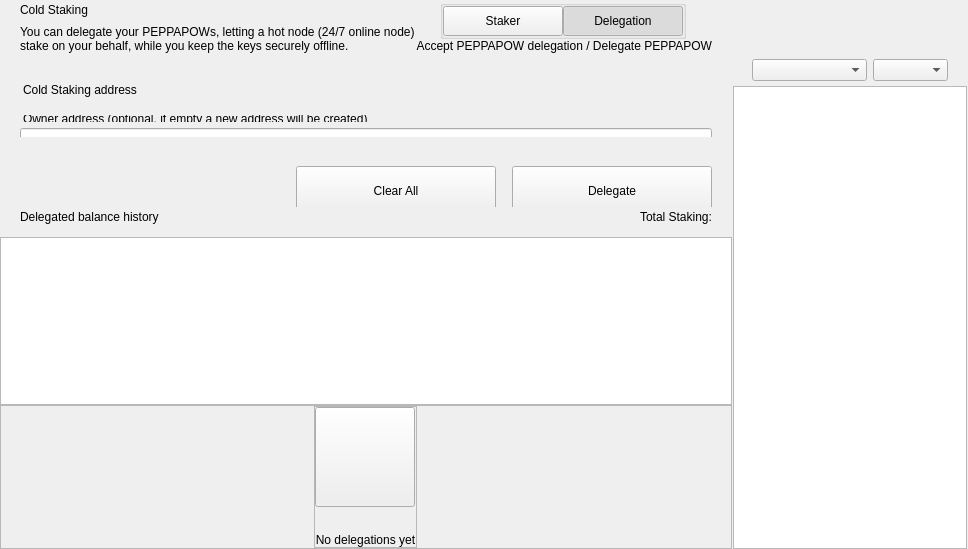
<?xml version="1.0" encoding="UTF-8"?>
<ui version="4.0">
 <class>ColdStakingWidget</class>
 <widget class="QWidget" name="ColdStakingWidget">
  <property name="geometry">
   <rect>
    <x>0</x>
    <y>0</y>
    <width>629</width>
    <height>549</height>
   </rect>
  </property>
  <property name="windowTitle">
   <string>Form</string>
  </property>
  <layout class="QHBoxLayout" name="horizontalLayout_1" stretch="2,1">
   <property name="spacing">
    <number>0</number>
   </property>
   <property name="leftMargin">
    <number>0</number>
   </property>
   <property name="topMargin">
    <number>0</number>
   </property>
   <property name="rightMargin">
    <number>0</number>
   </property>
   <property name="bottomMargin">
    <number>0</number>
   </property>
   <item>
    <widget class="QWidget" name="left" native="true">
     <layout class="QVBoxLayout" name="verticalLayout_3">
      <property name="leftMargin">
       <number>0</number>
      </property>
      <property name="topMargin">
       <number>0</number>
      </property>
      <property name="rightMargin">
       <number>0</number>
      </property>
      <property name="bottomMargin">
       <number>0</number>
      </property>
      <item>
       <layout class="QVBoxLayout" name="verticalLayout_2">
        <property name="spacing">
         <number>0</number>
        </property>
        <item>
         <layout class="QVBoxLayout" name="verticalLayoutTop">
          <property name="spacing">
           <number>0</number>
          </property>
          <property name="leftMargin">
           <number>0</number>
          </property>
          <property name="rightMargin">
           <number>0</number>
          </property>
          <item>
           <widget class="QWidget" name="containerTitle" native="true">
            <property name="sizePolicy">
             <sizepolicy hsizetype="Preferred" vsizetype="Minimum">
              <horstretch>0</horstretch>
              <verstretch>0</verstretch>
             </sizepolicy>
            </property>
            <property name="maximumSize">
             <size>
              <width>16777215</width>
              <height>100</height>
             </size>
            </property>
            <layout class="QHBoxLayout" name="containerTitleLayout">
             <property name="spacing">
              <number>0</number>
             </property>
             <property name="leftMargin">
              <number>20</number>
             </property>
             <property name="topMargin">
              <number>0</number>
             </property>
             <property name="rightMargin">
              <number>20</number>
             </property>
             <property name="bottomMargin">
              <number>0</number>
             </property>
             <item>
              <layout class="QVBoxLayout" name="verticalLayout11">
               <property name="spacing">
                <number>5</number>
               </property>
               <item>
                <widget class="QLabel" name="labelTitle">
                 <property name="text">
                  <string>Cold Staking</string>
                 </property>
                </widget>
               </item>
               <item>
                <widget class="QLabel" name="labelSubtitle1">
                 <property name="maximumSize">
                  <size>
                   <width>16777215</width>
                   <height>16777215</height>
                  </size>
                 </property>
                 <property name="text">
                  <string>You can delegate your PEPPAPOWs, letting a hot node (24/7 online node)
stake on your behalf, while you keep the keys securely offline.</string>
                 </property>
                </widget>
               </item>
              </layout>
             </item>
             <item>
              <spacer name="horizontalSpacer">
               <property name="orientation">
                <enum>Qt::Horizontal</enum>
               </property>
               <property name="sizeHint" stdset="0">
                <size>
                 <width>40</width>
                 <height>20</height>
                </size>
               </property>
              </spacer>
             </item>
             <item>
              <widget class="QWidget" name="containerViewPrivacyChecks" native="true">
               <layout class="QVBoxLayout" name="containerPrivacyChecks">
                <property name="spacing">
                 <number>0</number>
                </property>
                <property name="leftMargin">
                 <number>0</number>
                </property>
                <property name="topMargin">
                 <number>0</number>
                </property>
                <property name="rightMargin">
                 <number>0</number>
                </property>
                <property name="bottomMargin">
                 <number>0</number>
                </property>
                <item alignment="Qt::AlignHCenter|Qt::AlignVCenter">
                 <widget class="QGroupBox" name="groupBox">
                  <property name="title">
                   <string/>
                  </property>
                  <layout class="QHBoxLayout" name="horizontalLayout_2_1">
                   <property name="spacing">
                    <number>0</number>
                   </property>
                   <property name="leftMargin">
                    <number>0</number>
                   </property>
                   <property name="topMargin">
                    <number>0</number>
                   </property>
                   <property name="rightMargin">
                    <number>0</number>
                   </property>
                   <property name="bottomMargin">
                    <number>0</number>
                   </property>
                   <item>
                    <widget class="QPushButton" name="pushLeft">
                     <property name="minimumSize">
                      <size>
                       <width>120</width>
                       <height>30</height>
                      </size>
                     </property>
                     <property name="maximumSize">
                      <size>
                       <width>120</width>
                       <height>30</height>
                      </size>
                     </property>
                     <property name="focusPolicy">
                      <enum>Qt::NoFocus</enum>
                     </property>
                     <property name="text">
                      <string>Staker</string>
                     </property>
                     <property name="checkable">
                      <bool>true</bool>
                     </property>
                     <property name="autoExclusive">
                      <bool>true</bool>
                     </property>
                    </widget>
                   </item>
                   <item>
                    <widget class="QPushButton" name="pushRight">
                     <property name="minimumSize">
                      <size>
                       <width>120</width>
                       <height>30</height>
                      </size>
                     </property>
                     <property name="maximumSize">
                      <size>
                       <width>120</width>
                       <height>30</height>
                      </size>
                     </property>
                     <property name="focusPolicy">
                      <enum>Qt::NoFocus</enum>
                     </property>
                     <property name="text">
                      <string>Delegation</string>
                     </property>
                     <property name="checkable">
                      <bool>true</bool>
                     </property>
                     <property name="checked">
                      <bool>true</bool>
                     </property>
                     <property name="autoExclusive">
                      <bool>true</bool>
                     </property>
                    </widget>
                   </item>
                  </layout>
                 </widget>
                </item>
                <item alignment="Qt::AlignTop">
                 <widget class="QLabel" name="labelSubtitle2">
                  <property name="text">
                   <string>Accept PEPPAPOW delegation / Delegate PEPPAPOW</string>
                  </property>
                  <property name="alignment">
                   <set>Qt::AlignRight|Qt::AlignTrailing|Qt::AlignVCenter</set>
                  </property>
                 </widget>
                </item>
               </layout>
              </widget>
             </item>
            </layout>
           </widget>
          </item>
          <item>
           <spacer name="verticalSpacer_2">
            <property name="orientation">
             <enum>Qt::Vertical</enum>
            </property>
            <property name="sizeType">
             <enum>QSizePolicy::Fixed</enum>
            </property>
            <property name="sizeHint" stdset="0">
             <size>
              <width>20</width>
              <height>30</height>
             </size>
            </property>
           </spacer>
          </item>
          <item>
           <widget class="QWidget" name="containerSend" native="true">
            <property name="minimumSize">
             <size>
              <width>0</width>
              <height>50</height>
             </size>
            </property>
            <layout class="QVBoxLayout" name="containerSendRow">
             <property name="spacing">
              <number>6</number>
             </property>
             <property name="leftMargin">
              <number>0</number>
             </property>
             <property name="topMargin">
              <number>0</number>
             </property>
             <property name="rightMargin">
              <number>0</number>
             </property>
             <property name="bottomMargin">
              <number>0</number>
             </property>
             <item>
              <widget class="QLabel" name="labelEditTitle">
               <property name="maximumSize">
                <size>
                 <width>16777215</width>
                 <height>30</height>
                </size>
               </property>
               <property name="styleSheet">
                <string notr="true">padding-left:20px; padding-bottom:3px;</string>
               </property>
               <property name="text">
                <string>Cold Staking address</string>
               </property>
              </widget>
             </item>
             <item>
              <spacer name="verticalSpacer_6">
               <property name="orientation">
                <enum>Qt::Vertical</enum>
               </property>
               <property name="sizeType">
                <enum>QSizePolicy::Fixed</enum>
               </property>
               <property name="sizeHint" stdset="0">
                <size>
                 <width>20</width>
                 <height>9</height>
                </size>
               </property>
              </spacer>
             </item>
             <item>
              <widget class="QWidget" name="containerOwner" native="true">
               <layout class="QVBoxLayout" name="vContainerOwner">
                <property name="spacing">
                 <number>4</number>
                </property>
                <property name="leftMargin">
                 <number>20</number>
                </property>
                <property name="topMargin">
                 <number>0</number>
                </property>
                <property name="rightMargin">
                 <number>20</number>
                </property>
                <property name="bottomMargin">
                 <number>0</number>
                </property>
                <item>
                 <widget class="QLabel" name="labelSubtitleDescription">
                  <property name="maximumSize">
                   <size>
                    <width>16777215</width>
                    <height>20</height>
                   </size>
                  </property>
                  <property name="styleSheet">
                   <string notr="true">margin-bottom:2px;
                   margin-left:0.05px;
                   padding:0px;</string>
                  </property>
                  <property name="text">
                   <string>Owner address (optional, if empty a new address will be created)</string>
                  </property>
                 </widget>
                </item>
                <item>
                 <widget class="QLineEdit" name="lineEditOwnerAddress">
                  <property name="minimumSize">
                   <size>
                    <width>0</width>
                    <height>50</height>
                   </size>
                  </property>
                  <property name="maximumSize">
                   <size>
                    <width>16777215</width>
                    <height>50</height>
                   </size>
                  </property>
                  <property name="styleSheet">
                   <string notr="true"/>
                  </property>
                  <property name="placeholderText">
                   <string>Enter owner address</string>
                  </property>
                 </widget>
                </item>
               </layout>
              </widget>
             </item>
            </layout>
           </widget>
          </item>
         </layout>
        </item>
        <item>
         <spacer name="verticalSpacer_3">
          <property name="orientation">
           <enum>Qt::Vertical</enum>
          </property>
          <property name="sizeType">
           <enum>QSizePolicy::Minimum</enum>
          </property>
          <property name="sizeHint" stdset="0">
           <size>
            <width>20</width>
            <height>20</height>
           </size>
          </property>
         </spacer>
        </item>
        <item>
         <widget class="QWidget" name="containerBtn" native="true">
          <property name="minimumSize">
           <size>
            <width>0</width>
            <height>50</height>
           </size>
          </property>
          <layout class="QHBoxLayout" name="horizontalLayout">
           <property name="rightMargin">
            <number>20</number>
           </property>
           <item>
            <spacer name="horizontalSpacer_2">
             <property name="orientation">
              <enum>Qt::Horizontal</enum>
             </property>
             <property name="sizeHint" stdset="0">
              <size>
               <width>200</width>
               <height>20</height>
              </size>
             </property>
            </spacer>
           </item>
           <item>
            <layout class="QHBoxLayout" name="horizontalLayout_7">
             <item>
              <spacer name="horizontalSpacer_3">
               <property name="orientation">
                <enum>Qt::Horizontal</enum>
               </property>
               <property name="sizeType">
                <enum>QSizePolicy::Expanding</enum>
               </property>
               <property name="sizeHint" stdset="0">
                <size>
                 <width>40</width>
                 <height>20</height>
                </size>
               </property>
              </spacer>
             </item>
             <item>
              <widget class="QPushButton" name="pushButtonClear">
               <property name="minimumSize">
                <size>
                 <width>200</width>
                 <height>50</height>
                </size>
               </property>
               <property name="focusPolicy">
                <enum>Qt::NoFocus</enum>
               </property>
               <property name="text">
                <string>Clear All</string>
               </property>
              </widget>
             </item>
             <item>
              <spacer name="horizontalSpacer_4">
               <property name="orientation">
                <enum>Qt::Horizontal</enum>
               </property>
               <property name="sizeType">
                <enum>QSizePolicy::Fixed</enum>
               </property>
               <property name="sizeHint" stdset="0">
                <size>
                 <width>10</width>
                 <height>20</height>
                </size>
               </property>
              </spacer>
             </item>
             <item>
              <widget class="QPushButton" name="pushButtonSend">
               <property name="minimumSize">
                <size>
                 <width>200</width>
                 <height>50</height>
                </size>
               </property>
               <property name="maximumSize">
                <size>
                 <width>200</width>
                 <height>50</height>
                </size>
               </property>
               <property name="focusPolicy">
                <enum>Qt::NoFocus</enum>
               </property>
               <property name="text">
                <string>Delegate</string>
               </property>
              </widget>
             </item>
            </layout>
           </item>
          </layout>
         </widget>
        </item>
        <item>
         <widget class="QWidget" name="containerHistoryLabel" native="true">
          <layout class="QHBoxLayout" name="horizontalLayout_4">
           <property name="spacing">
            <number>0</number>
           </property>
           <property name="leftMargin">
            <number>20</number>
           </property>
           <property name="topMargin">
            <number>0</number>
           </property>
           <property name="rightMargin">
            <number>20</number>
           </property>
           <property name="bottomMargin">
            <number>0</number>
           </property>
           <item>
            <widget class="QWidget" name="verticalWidget" native="true">
             <property name="minimumSize">
              <size>
               <width>100</width>
               <height>0</height>
              </size>
             </property>
             <layout class="QVBoxLayout" name="verticalLayout_58">
              <property name="leftMargin">
               <number>0</number>
              </property>
              <property name="topMargin">
               <number>0</number>
              </property>
              <property name="rightMargin">
               <number>0</number>
              </property>
              <property name="bottomMargin">
               <number>0</number>
              </property>
              <item>
               <widget class="QLabel" name="labelListHistory">
                <property name="text">
                 <string>Delegated balance history</string>
                </property>
               </widget>
              </item>
             </layout>
            </widget>
           </item>
           <item>
            <spacer name="horizontalSpacer_5">
             <property name="orientation">
              <enum>Qt::Horizontal</enum>
             </property>
             <property name="sizeHint" stdset="0">
              <size>
               <width>40</width>
               <height>20</height>
              </size>
             </property>
            </spacer>
           </item>
           <item>
            <widget class="QLabel" name="labelStakingTotal">
             <property name="text">
              <string>Total Staking:</string>
             </property>
            </widget>
           </item>
          </layout>
         </widget>
        </item>
        <item>
         <layout class="QVBoxLayout" name="verticalLayout_64">
          <property name="spacing">
           <number>0</number>
          </property>
          <item>
           <spacer name="verticalSpacer_44">
            <property name="orientation">
             <enum>Qt::Vertical</enum>
            </property>
            <property name="sizeType">
             <enum>QSizePolicy::Fixed</enum>
            </property>
            <property name="sizeHint" stdset="0">
             <size>
              <width>20</width>
              <height>10</height>
             </size>
            </property>
           </spacer>
          </item>
          <item>
           <widget class="QListView" name="listView">
            <property name="enabled">
             <bool>true</bool>
            </property>
            <property name="mouseTracking">
             <bool>true</bool>
            </property>
           </widget>
          </item>
          <item>
           <widget class="QFrame" name="emptyContainer">
            <property name="minimumSize">
             <size>
              <width>0</width>
              <height>100</height>
             </size>
            </property>
            <property name="frameShape">
             <enum>QFrame::StyledPanel</enum>
            </property>
            <property name="frameShadow">
             <enum>QFrame::Raised</enum>
            </property>
            <layout class="QVBoxLayout" name="verticalLayout_71" stretch="1,8">
             <property name="spacing">
              <number>0</number>
             </property>
             <property name="leftMargin">
              <number>0</number>
             </property>
             <property name="topMargin">
              <number>0</number>
             </property>
             <property name="rightMargin">
              <number>0</number>
             </property>
             <property name="bottomMargin">
              <number>0</number>
             </property>
             <item>
              <spacer name="verticalSpacer">
               <property name="orientation">
                <enum>Qt::Vertical</enum>
               </property>
               <property name="sizeHint" stdset="0">
                <size>
                 <width>20</width>
                 <height>20</height>
                </size>
               </property>
              </spacer>
             </item>
             <item alignment="Qt::AlignHCenter|Qt::AlignVCenter">
              <widget class="QFrame" name="emptyScreen">
               <property name="sizePolicy">
                <sizepolicy hsizetype="Expanding" vsizetype="Expanding">
                 <horstretch>0</horstretch>
                 <verstretch>0</verstretch>
                </sizepolicy>
               </property>
               <property name="frameShape">
                <enum>QFrame::StyledPanel</enum>
               </property>
               <property name="frameShadow">
                <enum>QFrame::Raised</enum>
               </property>
               <layout class="QVBoxLayout" name="verticalLayout">
                <property name="spacing">
                 <number>30</number>
                </property>
                <property name="leftMargin">
                 <number>0</number>
                </property>
                <property name="topMargin">
                 <number>0</number>
                </property>
                <property name="rightMargin">
                 <number>0</number>
                </property>
                <property name="bottomMargin">
                 <number>0</number>
                </property>
                <item alignment="Qt::AlignHCenter|Qt::AlignVCenter">
                 <widget class="QPushButton" name="pushImgEmpty">
                  <property name="minimumSize">
                   <size>
                    <width>100</width>
                    <height>100</height>
                   </size>
                  </property>
                  <property name="maximumSize">
                   <size>
                    <width>100</width>
                    <height>100</height>
                   </size>
                  </property>
                  <property name="focusPolicy">
                   <enum>Qt::NoFocus</enum>
                  </property>
                  <property name="text">
                   <string/>
                  </property>
                  <property name="iconSize">
                   <size>
                    <width>100</width>
                    <height>100</height>
                   </size>
                  </property>
                 </widget>
                </item>
                <item alignment="Qt::AlignHCenter|Qt::AlignVCenter">
                 <widget class="QLabel" name="labelEmpty">
                  <property name="styleSheet">
                   <string notr="true"/>
                  </property>
                  <property name="text">
                   <string>No delegations yet</string>
                  </property>
                  <property name="alignment">
                   <set>Qt::AlignCenter</set>
                  </property>
                 </widget>
                </item>
               </layout>
              </widget>
             </item>
            </layout>
           </widget>
          </item>
         </layout>
        </item>
       </layout>
      </item>
     </layout>
    </widget>
   </item>
   <item>
    <widget class="QWidget" name="right" native="true">
     <layout class="QVBoxLayout" name="rightContainer">
      <property name="spacing">
       <number>0</number>
      </property>
      <property name="leftMargin">
       <number>1</number>
      </property>
      <property name="topMargin">
       <number>0</number>
      </property>
      <property name="rightMargin">
       <number>1</number>
      </property>
      <property name="bottomMargin">
       <number>0</number>
      </property>
      <item>
       <widget class="QWidget" name="containerRightButtons" native="true">
        <property name="minimumSize">
         <size>
          <width>0</width>
          <height>50</height>
         </size>
        </property>
        <layout class="QVBoxLayout" name="verticalLayout_4">
         <property name="leftMargin">
          <number>19</number>
         </property>
         <property name="topMargin">
          <number>0</number>
         </property>
         <property name="rightMargin">
          <number>19</number>
         </property>
         <property name="bottomMargin">
          <number>0</number>
         </property>
         <item>
          <widget class="OptionButton" name="btnCoinControl" native="true">
           <property name="minimumSize">
            <size>
             <width>0</width>
             <height>0</height>
            </size>
           </property>
          </widget>
         </item>
         <item>
          <widget class="OptionButton" name="btnColdStaking" native="true"/>
         </item>
         <item>
          <widget class="OptionButton" name="btnMyStakingAddresses" native="true">
           <property name="sizePolicy">
            <sizepolicy hsizetype="Preferred" vsizetype="Minimum">
             <horstretch>0</horstretch>
             <verstretch>0</verstretch>
            </sizepolicy>
           </property>
          </widget>
         </item>
        </layout>
       </widget>
      </item>
      <item>
       <widget class="QWidget" name="sortWidget" native="true">
        <layout class="QHBoxLayout" name="horizontalLayout_6">
         <property name="leftMargin">
          <number>19</number>
         </property>
         <property name="rightMargin">
          <number>19</number>
         </property>
         <property name="bottomMargin">
          <number>5</number>
         </property>
         <item>
          <spacer name="horizontalSpacer_6">
           <property name="orientation">
            <enum>Qt::Horizontal</enum>
           </property>
           <property name="sizeHint" stdset="0">
            <size>
             <width>40</width>
             <height>20</height>
            </size>
           </property>
          </spacer>
         </item>
         <item>
          <widget class="QComboBox" name="comboBoxSort">
           <property name="sizePolicy">
            <sizepolicy hsizetype="Preferred" vsizetype="Fixed">
             <horstretch>0</horstretch>
             <verstretch>0</verstretch>
            </sizepolicy>
           </property>
           <property name="minimumSize">
            <size>
             <width>115</width>
             <height>0</height>
            </size>
           </property>
          </widget>
         </item>
         <item>
          <widget class="QComboBox" name="comboBoxSortOrder">
           <property name="sizePolicy">
            <sizepolicy hsizetype="Preferred" vsizetype="Fixed">
             <horstretch>0</horstretch>
             <verstretch>0</verstretch>
            </sizepolicy>
           </property>
           <property name="minimumSize">
            <size>
             <width>75</width>
             <height>0</height>
            </size>
           </property>
          </widget>
         </item>
        </layout>
       </widget>
      </item>
      <item>
       <widget class="QListView" name="listViewStakingAddress">
        <property name="enabled">
         <bool>true</bool>
        </property>
        <property name="mouseTracking">
         <bool>true</bool>
        </property>
       </widget>
      </item>
     </layout>
    </widget>
   </item>
  </layout>
 </widget>
 <customwidgets>
  <customwidget>
   <class>OptionButton</class>
   <extends>QWidget</extends>
   <header>qt/peppapow/optionbutton.h</header>
   <container>1</container>
  </customwidget>
 </customwidgets>
 <resources/>
 <connections/>
</ui>
